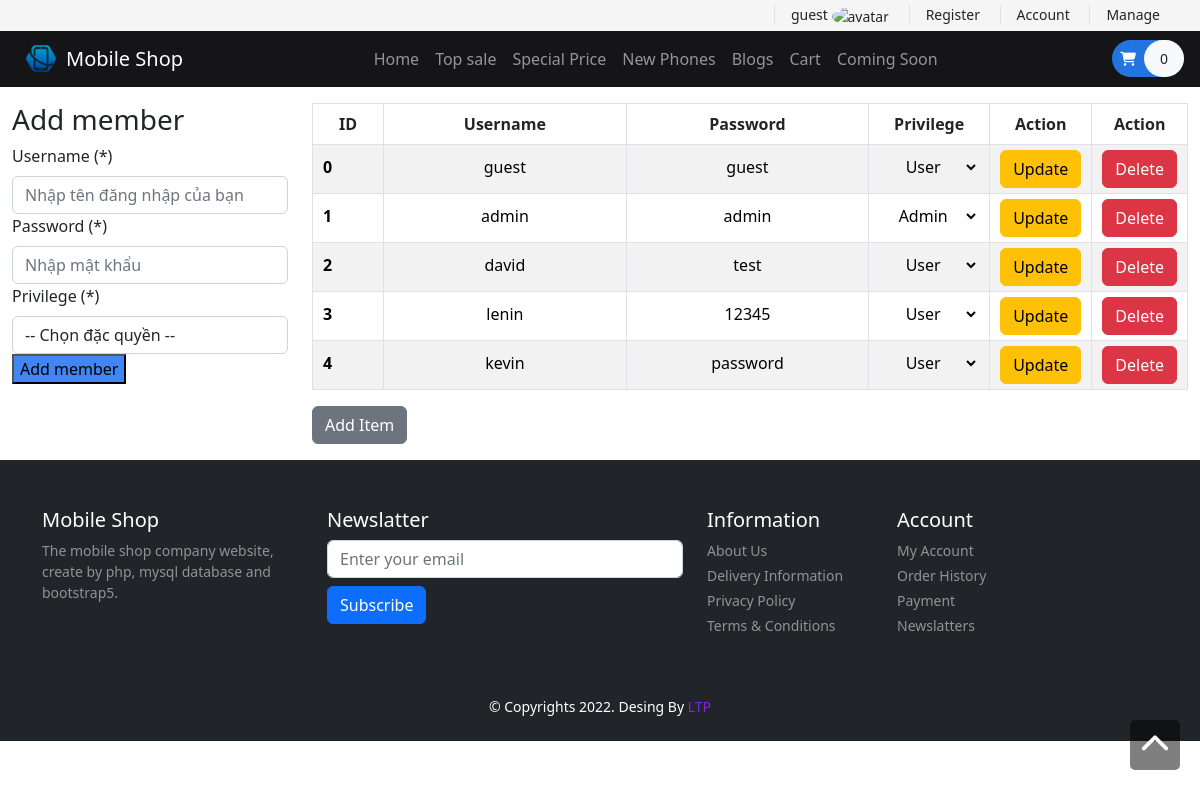
/account.php (signed in), run on the app's committed database.
### tables this page shows
CREATE TABLE `account` (
  `id` int(10) UNSIGNED NOT NULL,
  `username` varchar(30) NOT NULL,
  `password` varchar(30) NOT NULL,
  `email` varchar(100) NOT NULL,
  `privilege` tinyint(1) NOT NULL DEFAULT 0
);

### account.php (called while the page is built, shortened)
<?php
include('func/header.php');
?>
<?php
include('libs/_account-form.php')
?>
<?php
include('func/footer.php');
?>

### func/functions.php (called while the page is built, shortened)
<?php
require('func/DBConnect.php');
require('func/Cart.php');
require('func/Account.php');
$db = new Connect();
$cart = new Cart($db);
$acc = new Account($db);
$accData = $acc->getData();
?>

### func/Account.php (called while the page is built, shortened)
<?php
class Account
{
    public $db = null;
    public function __construct(Connect $db)
    {
        $this->db = $db;
    }
    public function getData($table = 'account')
    {
        $sql = "SELECT * FROM {$table}";
        $result = $this->db->con->query($sql);
        $resultArray = array();
        if ($result->num_rows > 0) {
            while ($item = mysqli_fetch_array($result, MYSQLI_ASSOC)) {
                $resultArray[] = $item;
            }
        }
        return $resultArray;
    }
    public function getAccount($id = null, $table = 'account')
    {
        if ($id != null) {
            $sql = "SELECT * FROM {$table} WHERE id={$id}";
            $result = $this->db->con->query($sql);
            $resultArray = array();
            if ($result->num_rows == 1) {
                $resultArray = mysqli_fetch_array($result, MYSQLI_ASSOC);
            }
            return $resultArray;
        }
    }
}

### func/DBConnect.php (called while the page is built, shortened)
<?php
class Connect
{
    protected $host = 'localhost';
    protected $user = 'root';
    protected $password = '';
    protected $database = 'mobileshop';
    public function __construct()
    {
        $this->con = mysqli_connect($this->host, $this->user, $this->password, $this->database);
    }
}
?>

### func/Cart.php (called while the page is built, shortened)
<?php
class Cart
{
    public $db = null;
    public function __construct(Connect $db)
    {
        $this->db = $db;
    }
    public function getCart($userid = null, $table = 'cart')
    {
        $sql = "SELECT * FROM {$table} WHERE user_id={$userid}";
        $result = $this->db->con->query($sql);
        $resultArray = array();
        return $resultArray;
    }
}

### libs/_account-form.php (the view, shortened to what this page needs)
<section id="account" class="py-3">
    <div class="container-xxl">
        <div class="row">
            <div class="col-3">
                <form method="POST" class="form" id="add-member">
                    <h3 class="heading">Add member</h3>
                    <div class="row">
                        <div class="col">
                            <div class="form-group">
                                <label for="username" class="form-label">Username (*)</label>
                                <input id="username" name="username" type="text" rules="required|min:3|max:10"
                                    placeholder="Nhập tên đăng nhập của bạn" class="form-control">
                            </div>
                            <div class="form-group">
                                <label for="password" class="form-label">Password (*)</label>
                                <input id="password" name="password" type="password" rules="required|min:3"
                                    placeholder="Nhập mật khẩu" class="form-control">
                            </div>
                            <div class="form-group">
                                <label for="privilege" class="form-label">Privilege (*)</label>
                                <select id="privilege" name="privilege" rules="required" class="form-control">
                                    <option value="">-- Chọn đặc quyền --</option>
                                </select>
                            </div>
                        </div>
                    </div>
                    <button class="form-submit" name="add-member-submit">Add member</button>
                </form>
            </div>
            <div class="col-9">
                <form method="POST" id="account-member">
                    <div class="form-group">
                        <table class="table table-striped table-bordered table-data">
                            <thead>
                                <tr class="text-center">
                                    <th scope="colgroup rowgroup">ID</th>
                                    <th scope="col">Username</th>
                                    <th scope="col">Password</th>
                                    <th scope="col">Privilege</th>
                                    <th scope="col">Action</th>
                                    <th scope="col">Action</th>
                                </tr>
                            </thead>
                            <tbody>
                                <?php foreach ($accData as $item): ?>
                                    <tr data-id="<?php echo $item['id'] ?>">
                                        <td>
                                            <input type="number" value="<?php echo $item['id'] ?>" readonly
                                                name="id-<?php echo $item['id'] ?>">
                                        </td>
                                        <td>
                                            <input type="text" value="<?php echo $item['username'] ?>"
                                                name="username-<?php echo $item['id'] ?>" class="text-center">
                                        </td>
                                        <td>
                                            <input type="text" value="<?php echo $item['password'] ?>"
                                                name="password-<?php echo $item['id'] ?>" class="text-center">
                                        </td>
                                        <td>
                                            <select name="privilege-<?php echo $item['id'] ?>">
                                                <option value="<?php echo $item['privilege'] ?>" selected>
                                                    <?php echo $item['privilege'] ? 'Admin' : 'User'; ?>
                                                </option>
                                            </select>
                                        </td>
                                        <td>
                                            <button type="submit" name="account-update"
                                                formaction="account.php?id=<?php echo $item['id'] ?>"
                                                class="btn btn-warning">Update</button>
                                        </td>
                                        <td>
                                            <button type="submit" name="account-delete"
                                                formaction="account.php?id=<?php echo $item['id'] ?>"
                                                class="btn btn-danger">Delete</button>
                                        </td>
                                    </tr>
                                <?php endforeach; ?>
                            </tbody>
                        </table>
                        <button type="button" class="btn btn-secondary addItem">Add Item</button>
                    </div>
                </form>
            </div>
        </div>
    </div>
</section>

### func/header.php (shortened to what this page needs)
<!DOCTYPE html>
<html lang="en">
<head>
    <link href="https://cdn.jsdelivr.net/npm/bootstrap@5.2.3/dist/css/bootstrap.min.css" rel="stylesheet"
>
    <link rel="stylesheet" href="https://cdnjs.cloudflare.com/ajax/libs/OwlCarousel2/2.3.4/assets/owl.carousel.min.css"
 />
    <link rel="stylesheet"
        href="https://cdnjs.cloudflare.com/ajax/libs/OwlCarousel2/2.3.4/assets/owl.theme.default.min.css"
 />
    <link rel="stylesheet" href="https://ltp110.tk/form-validate/css/style.css">
    <link rel="stylesheet" href="./style.css">
    <?php
    require('func/functions.php');
    ?>
</head>
<body>
    <a class="scroll-up" href="#top"><i class="fas fa-chevron-up"></i></a>
    <header id="header">
        <div class="topnav d-flex justify-content-end px-4 py-1">
            <div class="font-size-14">
                <a href="./login.php" class="px-3 border-start text-dark">
                    <?php if ($_SESSION['logged'] == true) {
                        echo $acc->getAccount($_COOKIE['user_id'])['username']; ?>
                        <img src="<?php echo $acc->getAccount($_COOKIE['user_id'], 'user')['avatar'] ?>" alt="avatar"
                            class="rounded-circle" style="width: 18px;height: 18px;" />
                    <?php } else {
                        echo "Login";
                    } ?>
                </a>
                <a href="./register.php" class="px-3 border-start text-dark">Register</a>
                <a href="./account.php" class="px-3 border-start text-dark">Account</a>
                <a href="./manage.php" class="px-3 border-start text-dark">Manage</a>
            </div>
        </div>
        <nav class="navbar navbar-expand-lg px-3 navbar-dark color-second-bg">
            <img src="./assets/phone.png" class="logo">
            <a class="navbar-brand" href="./index.php">Mobile Shop</a>
            <div class="collapse navbar-collapse" id="navbarNav">
                <ul class="navbar-nav m-auto">
                    <li class="nav-item active">
                        <a class="nav-link" href="./index.php">Home</a>
                    </li>
                    <li class="nav-item">
                        <a class="nav-link" href="./index.php#top-sale">Top sale</a>
                    </li>
                    <li class="nav-item">
                        <a class="nav-link" href="./index.php#special-price">Special Price</a>
                    </li>
                    <li class="nav-item">
                        <a class="nav-link" href="./index.php#new-phones">New Phones</a>
                    </li>
                    <li class="nav-item">
                        <a class="nav-link" href="./index.php#blogs">Blogs</a>
                    </li>
                    <li class="nav-item">
                        <a class="nav-link" href="./cart.php">Cart</a>
                    </li>
                    <li class="nav-item">
                        <a class="nav-link" href="#">Coming Soon</a>
                    </li>
                </ul>
                <form action="#" class="font-size-12">
                    <a href="./cart.php" class="d-flex align-items-center rounded-pill color-primary-bg">
                        <span class="font-size-14 px-2 py-2 text-white">
                            <i class="fas fa-shopping-cart" aria-hidden="true"></i>
                        </span>
                        <span class="px-3 py-2 font-size-14 rounded-pill text-dark bg-light">
                            <?php echo count($cart->getCart($_COOKIE['user_id'] ?? 0)); ?>
                        </span>
                    </a>
                </form>
            </div>
        </nav>
    </header>
    <main id="main-site">

### func/footer.php (shortened to what this page needs)
</main>
<footer id="footer" class="bg-dark text-white py-5">
    <div class="container">
        <div class="row">
            <div class="col-lg-3 col-12">
                <h4 class="font-size-20">Mobile Shop</h4>
                <p class="font-size-14  text-white-50">The mobile shop company website, create by php, mysql
                    database and bootstrap5.</p>
            </div>
            <div class="col-lg-4 col-12">
                <h4 class="font-size-20">Newslatter</h4>
                <form>
                    <div class="col">
                        <input type="text" class="form-control" placeholder="Enter your email">
                    </div>
                    <div class="col">
                        <button type="submit" class="btn btn-primary my-2">Subscribe</button>
                    </div>
                </form>
            </div>
            <div class="col-lg-2 col-12">
                <h4 class="font-size-20">Information</h4>
                <div class="d-flex flex-column flex-wrap">
                    <a href="#" class="font-size-14 text-white-50 pb-1">About Us</a>
                    <a href="#" class="font-size-14 text-white-50 pb-1">Delivery Information</a>
                    <a href="#" class="font-size-14 text-white-50 pb-1">Privacy Policy</a>
                    <a href="#" class="font-size-14 text-white-50 pb-1">Terms & Conditions</a>
                </div>
            </div>
            <div class="col-lg-2 col-12">
                <h4 class="font-size-20">Account</h4>
                <div class="d-flex flex-column flex-wrap">
                    <a href="#" class="font-size-14 text-white-50 pb-1">My Account</a>
                    <a href="#" class="font-size-14 text-white-50 pb-1">Order History</a>
                    <a href="#" class="font-size-14 text-white-50 pb-1">Payment</a>
                    <a href="#" class="font-size-14 text-white-50 pb-1">Newslatters</a>
                </div>
            </div>
        </div>
    </div>
</footer>
<div class="copyright text-center bg-dark text-white py-2">
    <p class="font-size-14">&copy; Copyrights 2022. Desing By <a
            href="https://www.facebook.com/profile.php?id=100045406261491" class="color-second">LTP</a></p>
</div>
</body>
</html>

### style.css (style rules this page uses)
button, button:focus { outline: none !important; box-shadow: none !important; }
html { font-family: "Open Sans", sans-serif; color: #333; scroll-behavior: smooth; }
a { text-decoration: none; }
.font-size-12 { font-size: 12px; }
.font-size-14 { font-size: 14px; }
.font-size-20 { font-size: 20px; }
.color-primary-bg { background: #2374e1; }
.color-second { color: #8224e3; }
.color-second-bg { background: #151517; }
.topnav { background-color: #f5f5f5; }
.scroll-up { position: fixed; bottom: 30px; right: 20px; cursor: pointer; background: rgba(0, 0, 0, 0.5); width: 50px; height: 50px; text-align: center; border-radius: 5px; }
.scroll-up i { color: white; font-size: 30px; padding: 10px; }
.logo { width: 30px; height: 30px; margin: 0px 10px; }
.form { width: auto; }
.form-submit { background-color: #4285f4; }
.table-data tr td:first-child input { font-weight: bold; width: 50px; }
.table-data td { padding: 5px 10px; }
.table-data input, .table-data select { padding: 5px 0px; background: transparent; width: 100%; border: none; outline: none; overflow: hidden; }
.table-data select { width: 100px !important; text-align: center; }

### data on the page
account: username "guest", id "0", password "guest", privilege+id "User"
account: id "1", username "admin", password "admin", privilege+id "Admin"
account: id "2", username "david", password "test", privilege+id "User"
account: id "3", username "lenin", password "12345", privilege+id "User"
account: id "4", username "kevin", password "password", privilege+id "User"

### other printed values
count($cart->getCart($_COOKIE['user_id'] ?? 0)) "0"
